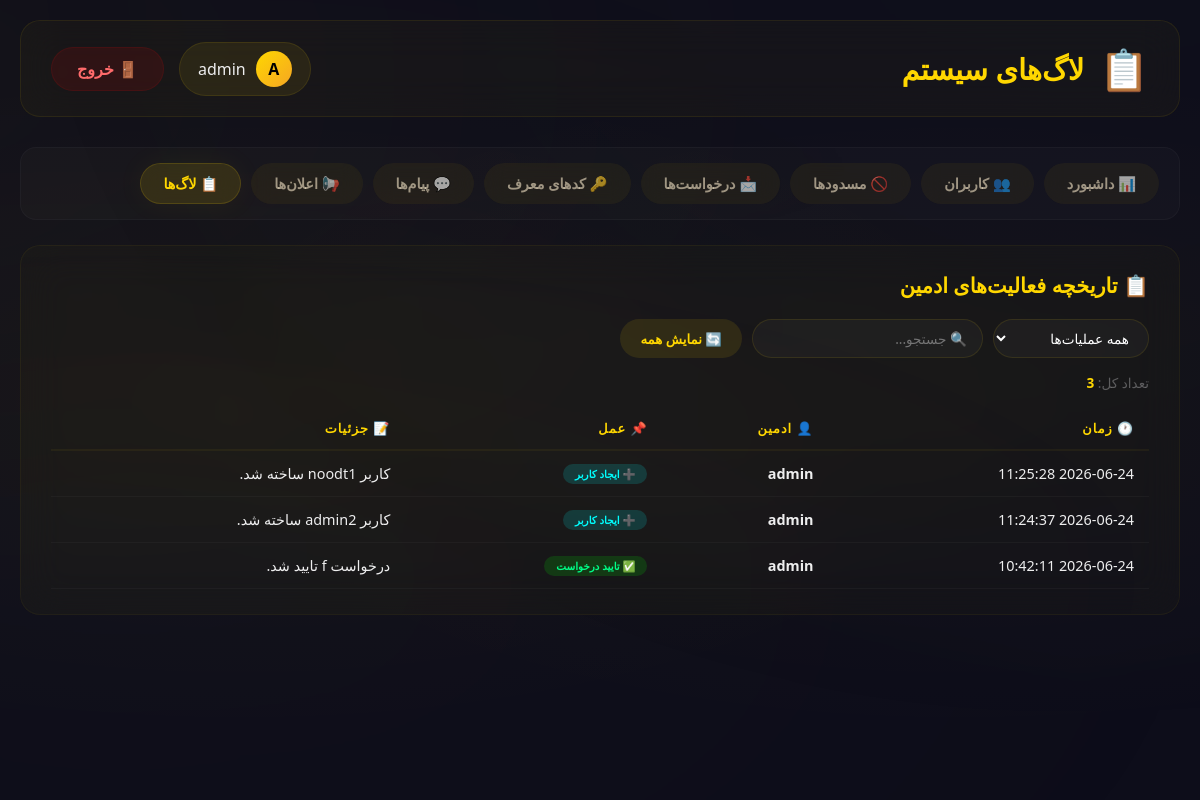
/admin/logs (signed in), run on the app's committed database.
### app/models.py (models this page shows, shortened)
class User(UserMixin, db.Model):
    __tablename__ = 'user'
    id = db.Column(db.Integer, primary_key=True)
    username = db.Column(db.String(80), unique=True, nullable=False)
    password_hash = db.Column(db.String(200), nullable=False)
    account_type = db.Column(db.String(20), default='noob')  # noob, rich, hpro
    is_active = db.Column(db.Boolean, default=True)
    is_blocked = db.Column(db.Boolean, default=False)
    is_admin = db.Column(db.Boolean, default=False)  # ✅ تشخیص ادمین
    created_at = db.Column(db.DateTime, default=datetime.utcnow)
    last_seen = db.Column(db.DateTime, default=datetime.utcnow)
    allowed_entries = db.Column(db.Integer, default=0)
    entry_count = db.Column(db.Integer, default=0)
    session_start = db.Column(db.DateTime, nullable=True)
    use_ai = db.Column(db.Boolean, default=True)
    preferred_model = db.Column(db.String(20), default='both')

class AdminActionLog(db.Model):
    __tablename__ = 'admin_action_log'
    id = db.Column(db.Integer, primary_key=True)
    admin_id = db.Column(db.Integer, db.ForeignKey('user.id'))
    action = db.Column(db.String(200))
    details = db.Column(db.Text)
    created_at = db.Column(db.DateTime, default=datetime.utcnow)
    ip_address = db.Column(db.String(50), nullable=True)
    admin = db.relationship('User', foreign_keys=[admin_id])

### app/admin_routes.py (the view)
@admin_bp.route('/logs')
@login_required
@admin_required
def logs():
    logs = AdminActionLog.query.order_by(AdminActionLog.created_at.desc()).limit(50).all()
    return render_template('admin_logs.html', logs=logs)

### app/__init__.py (called while the page is built)
@login_manager.user_loader
def load_user(user_id):
    from app.models import User
    return User.query.get(int(user_id))

### app/admin_routes.py (called while the page is built)
def admin_required(func):
    @wraps(func)
    def decorated_view(*args, **kwargs):
        if not current_user.is_authenticated:
            flash('لطفاً وارد شوید.', 'warning')
            return redirect(url_for('admin.admin_login'))
        if not current_user.is_admin:
            flash('⚠️ دسترسی غیرمجاز! این بخش فقط برای ادمین است.', 'danger')
            return redirect(url_for('main.panel'))
        return func(*args, **kwargs)
    return decorated_view

### app/templates/admin_logs.html (shortened to what this page needs)
<!DOCTYPE html>
<html lang="fa" dir="rtl">
<head>
</head>
<body>
    <div class="vapor-container">
        <div class="vapor"></div>
        <div class="vapor"></div>
        <div class="vapor"></div>
    </div>
    <div class="container">
        <header class="header">
            <h1><span>📋</span> لاگ‌های سیستم</h1>
            <div class="header-right">
                <div class="admin-badge">
                    <div class="admin-avatar">{{ current_user.username[0]|upper }}</div>
                    <span>{{ current_user.username }}</span>
                </div>
                <a href="{{ url_for('admin.admin_logout') }}" class="btn btn-danger">🚪 خروج</a>
            </div>
        </header>
        <nav class="nav">
            <a href="{{ url_for('admin.dashboard') }}">📊 داشبورد</a>
            <a href="{{ url_for('admin.users') }}">👥 کاربران</a>
            <a href="{{ url_for('admin.blocked_users') }}">🚫 مسدودها</a>
            <a href="{{ url_for('admin.requests') }}">📩 درخواست‌ها</a>
            <a href="{{ url_for('admin.referral_codes') }}">🔑 کدهای معرف</a>
            <a href="{{ url_for('admin.support_messages') }}">💬 پیام‌ها</a>
            <a href="{{ url_for('admin.announcements') }}">📢 اعلان‌ها</a>
            <a href="{{ url_for('admin.logs') }}" class="active">📋 لاگ‌ها</a>
        </nav>
        <div class="content-card">
            <h2>📋 تاریخچه فعالیت‌های ادمین</h2>
            <div class="filter-box">
                <select id="actionFilter" onchange="filterLogs()">
                    <option value="all">همه عملیات‌ها</option>
                </select>
                <input type="text" id="searchLogs" placeholder="🔍 جستجو..." onkeyup="filterLogs()">
                <button onclick="resetFilters()">🔄 نمایش همه</button>
            </div>
            <div style="color:rgba(255,255,255,0.3); margin-bottom:15px; font-size:0.85rem;">
                تعداد کل: <span style="color:#ffd700; font-weight:bold;">{{ logs|length }}</span>
            </div>
            <div class="table-wrapper">
                <table id="logsTable">
                    <thead>
                        <tr>
                            <th>🕐 زمان</th>
                            <th>👤 ادمین</th>
                            <th>📌 عمل</th>
                            <th>📝 جزئیات</th>
                        </tr>
                    </thead>
                    <tbody>
                        {% for log in logs %}
                        <tr class="log-row" data-action="{{ log.action }}" data-details="{{ log.details|lower }}">
                            <td>{{ log.created_at.strftime('%Y-%m-%d %H:%M:%S') }}</td>
                            <td><strong>{{ log.admin.username }}</strong></td>
                            <td>
                                <span class="badge badge-{{ log.action }}">
                                    {% if log.action == 'create_user' %}➕ ایجاد کاربر
                                    {% elif log.action == 'edit_user' %}✏️ ویرایش کاربر
                                    {% elif log.action == 'block_user' %}🚫 مسدود کاربر
                                    {% elif log.action == 'unblock_user' %}✅ رفع انسداد
                                    {% elif log.action == 'delete_user' %}🗑️ حذف کاربر
                                    {% elif log.action == 'approve_request' %}✅ تایید درخواست
                                    {% elif log.action == 'reject_request' %}❌ رد درخواست
                                    {% else %}{{ log.action }}{% endif %}
                                </span>
                            </td>
                            <td>{{ log.details }}</td>
                        </tr>
                        {% else %}
                        <tr class="empty-row">
                            <td colspan="4">🕳️ هیچ لاگی ثبت نشده است</td>
                        </tr>
                        {% endfor %}
                    </tbody>
                </table>
            </div>
        </div>
    </div>
</body>
</html>

### data on the page
User: username "A", username "admin"
AdminActionLog: created_at "2026-06-24 11:25:28", admin.username "admin", action "➕ ایجاد کاربر", details "کاربر noodt1 ساخته شد."
AdminActionLog: created_at "2026-06-24 11:24:37", admin.username "admin", action "➕ ایجاد کاربر", details "کاربر admin2 ساخته شد."
AdminActionLog: created_at "2026-06-24 10:42:11", admin.username "admin", action "✅ تایید درخواست", details "درخواست f تایید شد."

### other printed values
{{ logs|length }} "3"
